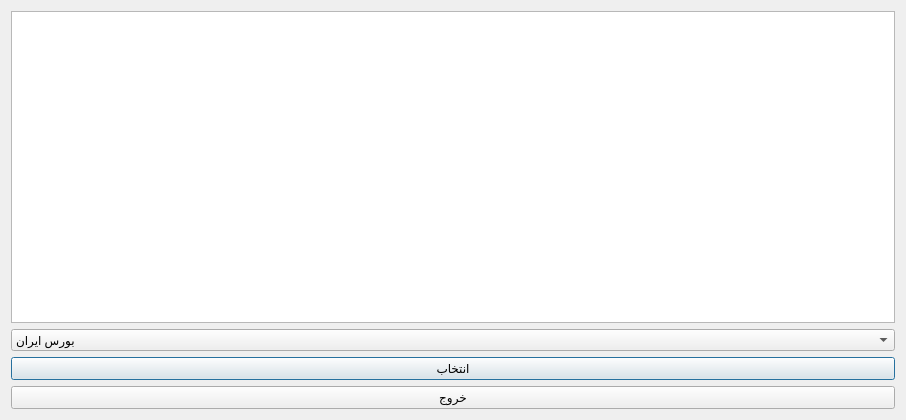
<?xml version="1.0" encoding="UTF-8"?>
<ui version="4.0">
 <class>all_trade_reports</class>
 <widget class="QDialog" name="all_trade_reports">
  <property name="geometry">
   <rect>
    <x>0</x>
    <y>0</y>
    <width>906</width>
    <height>420</height>
   </rect>
  </property>
  <property name="windowTitle">
   <string>Dialog</string>
  </property>
  <layout class="QGridLayout" name="gridLayout">
   <item row="0" column="0">
    <widget class="QTextBrowser" name="textBrowser"/>
   </item>
   <item row="2" column="0">
    <widget class="QPushButton" name="pushButton">
     <property name="text">
      <string>انتخاب</string>
     </property>
    </widget>
   </item>
   <item row="4" column="0">
    <widget class="QPushButton" name="pushButton_2">
     <property name="text">
      <string>خروج</string>
     </property>
    </widget>
   </item>
   <item row="1" column="0">
    <widget class="QComboBox" name="comboBox">
     <item>
      <property name="text">
       <string>بورس ایران</string>
      </property>
     </item>
     <item>
      <property name="text">
       <string>کریپتو کارنسی</string>
      </property>
     </item>
    </widget>
   </item>
  </layout>
 </widget>
 <resources/>
 <connections>
  <connection>
   <sender>pushButton_2</sender>
   <signal>clicked()</signal>
   <receiver>all_trade_reports</receiver>
   <slot>close()</slot>
   <hints>
    <hint type="sourcelabel">
     <x>423</x>
     <y>400</y>
    </hint>
    <hint type="destinationlabel">
     <x>437</x>
     <y>443</y>
    </hint>
   </hints>
  </connection>
 </connections>
</ui>
